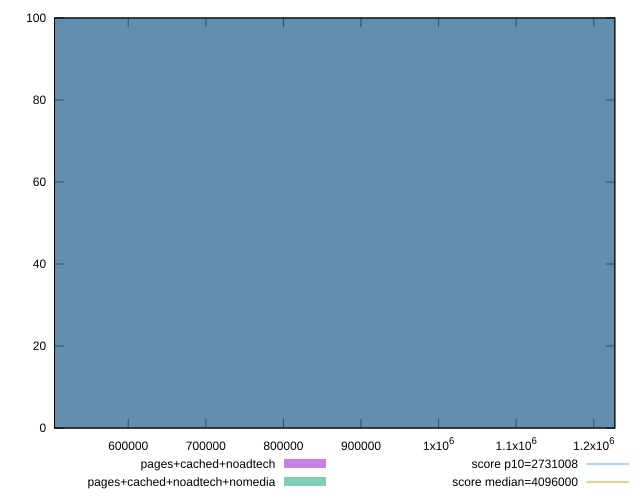

Write the gnuplot code that produced this figure.
reset

$pagesCachedNoadtech <<EOF
841340.3201598667 100
EOF

$pagesCachedNoadtechNomedia <<EOF
841340.3201598667 100
EOF

set key outside below
set boxwidth 841340.3201598667
set xrange [505080:1227082]
set yrange [0:100]
set trange [0:100]
set style fill transparent solid 0.5 noborder

set parametric
set terminal svg size 640, 500 enhanced background rgb 'white'
set output "report_00020_2021-02-19T21:17:38.612Z2/total-byte-weight/comparison/histogram/2_vs_3.svg"

plot $pagesCachedNoadtech title "pages+cached+noadtech" with boxes, \
     $pagesCachedNoadtechNomedia title "pages+cached+noadtech+nomedia" with boxes, \
     2731008,t title "score p10=2731008", \
     4096000,t title "score median=4096000"

reset
